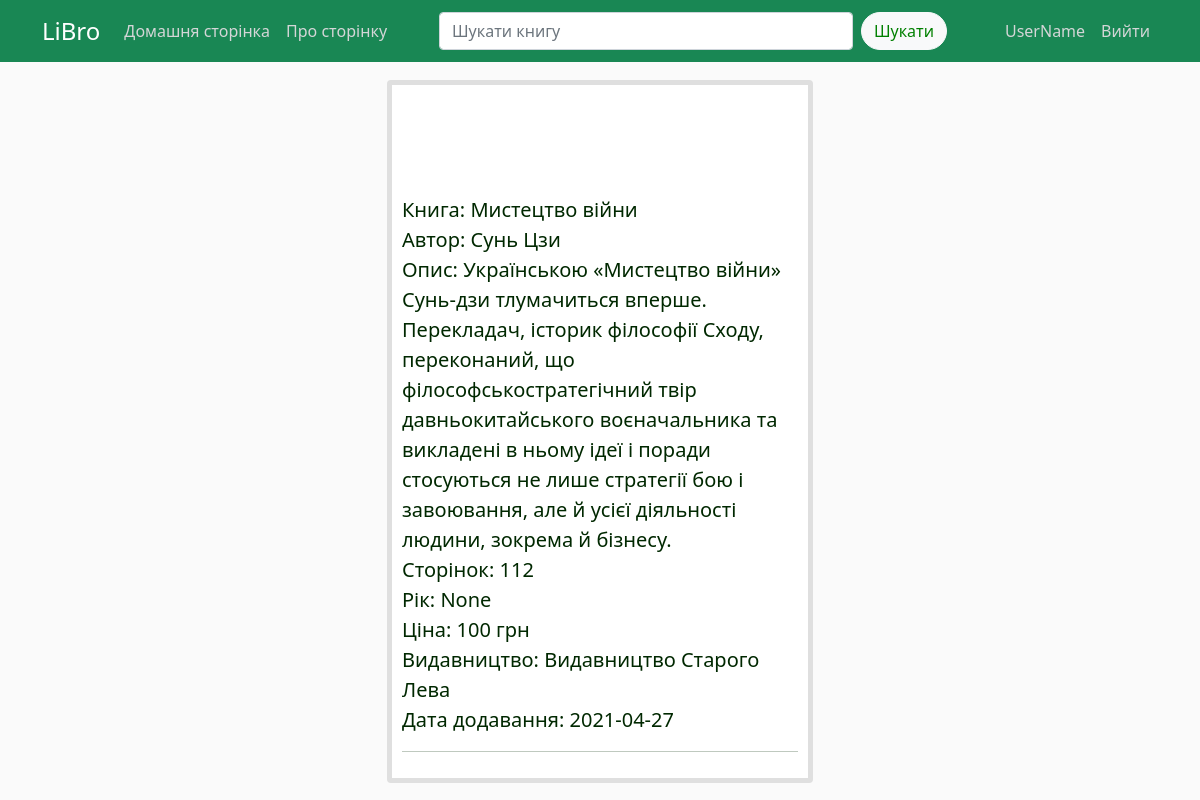
Page /book/2 (signed in) on the committed database.
### app/models.py (models this page shows)
class User(db.Model, UserMixin):
	id = db.Column(db.Integer, primary_key=True)
	user_login = db.Column(db.String(25), unique=True, nullable=False)
	user_password = db.Column(db.String(25), unique=False, nullable=False)
	user_books = db.relationship('User_books', backref='user', lazy=True)

class Books(db.Model):
	book_id = db.Column(db.Integer, primary_key=True)
	book_name = db.Column(db.String, nullable=False)
	description = db.Column(db.Text)
	page = db.Column(db.Integer)
	year = db.Column(db.Integer)
	publisher_id = db.Column(db.Integer, db.ForeignKey('publishers.publishers_id'))
	categories_id = db.Column(db.Integer, db.ForeignKey('categories.category_id'))
	user_books = db.relationship('User_books', backref='book', lazy=True)

class Authors(db.Model):
	author_id = db.Column(db.Integer, primary_key=True)
	first_name = db.Column(db.String(25), nullable=False)
	second_name = db.Column(db.String(25), nullable=False)
	book = db.relationship('Books', secondary=autor_has_books, backref=db.backref('autor'), lazy='dynamic')

class User_books(db.Model):
	user_book_id = db.Column(db.Integer, primary_key=True)
	price = db.Column(db.Integer)
	data_added = db.Column(db.Date)
	data_readed = db.Column(db.Date)
	rating = db.Column(db.INTEGER)
	rewiew = db.Column(db.Text)
	status_id = db.Column(db.Integer, db.ForeignKey('shelves.shelves_id'))
	user_id = db.Column(db.Integer, db.ForeignKey('user.id'))
	book_id = db.Column(db.Integer, db.ForeignKey('books.book_id'))

class Publishers(db.Model):
	publishers_id = db.Column(db.Integer, primary_key=True)
	publishes_name = db.Column(db.String(50), nullable=False)
	books = db.relationship('Books', backref='publisher', lazy=True)

### app/views.py (the view)
@app.route("/book/<int:user_book_id>")
@login_required
def book(user_book_id):
    book = db.session.query(User, User_books, Books, Publishers, autor_has_books, Authors#об'єднюємо таблиці
            ).filter(
                User_books.user_book_id==user_book_id
            ).filter(
                User_books.user_id==current_user.id
            ).filter(
                User.id==current_user.id
            ).filter(
                Books.book_id==User_books.book_id
            ).filter(
                Publishers.publishers_id==Books.publisher_id
            ).filter(
                Books.book_id==autor_has_books.columns.book_id
            ).filter(
                Authors.author_id==autor_has_books.columns.book_id
            ).first()
    return render_template('book.html', book=book)

### app/models.py (called while the page is built)
@login_manager.user_loader
def load_user(user_id):
    return User.query.get(int(user_id))

### app/templates/book.html
{% extends "layout.html" %}
{% block content %}
	<article class="media content-section" style="margin-top: 100px">
	    <div class="media-body">
	        <div class="article-metadata">
		        <div>Книга: {{ book.Books.book_name }}</div>
		        <div>Автор: {{ book.Authors.first_name }} {{ book.Authors.second_name }}</div>
		        <div>Опис: {{ book.Books.description }}</div>
		        <div>Сторінок: {{ book.Books.page }}</div>
		        <div>Рік: {{ book.Books.year }}</div>
		        <div>Ціна: {{ book.User_books.price }} грн</div>
		        <div>Видавництво: {{ book.Publishers.publishes_name }}</div>
		        <div>Дата додавання: {{ book.User_books.data_added.strftime('%Y-%m-%d') }}</div>
		    </div>
	    </div>
	</article>
	<hr>
{% endblock content %}

### app/templates/layout.html (shortened to what this page needs)
<!DOCTYPE html>
<html>
<head lang="en">
    <link href="https://cdn.jsdelivr.net/npm/bootstrap@5.0.0-beta2/dist/css/bootstrap.min.css" rel="stylesheet">
    <link rel="stylesheet" type="text/css" href="static/css/custom.css">
</head>
<body>
    <header>
      <nav class="navbar navbar-expand-lg navbar-dark bg-success fixed-top">
        <div class="container">
          <a class="navbar-brand fs-4" href="/">LiBro</a>
            <div class="collapse navbar-collapse fs-6" id="navbarNavDropdown">
                <ul class="navbar-nav">
                    <li class="nav-item">
                      <a class="nav-link rounded" aria-current="page" href="{{url_for('home')}}">Домашня сторінка</a>
                    </li>
                    <li class="nav-item">
                      <a class="nav-link rounded" aria-current="page" href="{{url_for('about')}}">Про сторінку</a>
                    </li>
                </ul>
            </div>
              <div class="col-6">
                <form class="d-flex">
                  <input class="form-control me-2" type="search" placeholder="Шукати книгу" aria-label="Search">
                  <button class="btn btn-light rounded-pill" type="submit">Шукати</button>
                </form>
              </div>
            <div class="navbar-nav">
              {% if current_user.is_authenticated %}
                <div class="nav-item nav-link rounded">{{ current_user.user_login }}</div>
                <a class="nav-item nav-link rounded" href="{{ url_for('logout') }}">Вийти</a>
              {% else %}
                <a class="nav-item nav-link rounded" href="{{ url_for('login') }}">Увійти</a>
                <a class="nav-item nav-link rounded" href="{{ url_for('register') }}">Зареєструватись</a>
              {% endif %}
            </div>
        </div>
      </nav>
    </header>
    <main class="container">
        <div class="card border-5 fs-5">
            {% block content %}
            {% endblock %}
        </div>
    </main>
</body>
</html>

### app/static/css/custom.css (style rules this page uses)
body { background: #fafafa; color: #002800; margin-top: 5rem; }
.navbar-nav .nav-link { color: #d4d6d7 !important; }
.btn-light { color: green !important; margin-right: 50px; }
.card { padding: 10px; }
main.container { width: 450px; }

### rows in the picture
User: user_login "UserName"
Books: Books.book_name "Мистецтво війни", Books.description "Українською «Мистецтво війни» Сунь-дзи тлумачиться вперше. Перекладач, історик філософії Сходу, переконаний, що філософськостратегічний твір давньокитайського воєначальника та викладені в ньому ідеї і поради стосуються не лише стратегії бою і завоювання, але й усієї діяльності людини, зокрема й бізнесу.", Books.page "112", Books.year "None"
Authors: Authors.first_name "Сунь", Authors.second_name "Цзи"
User_books: User_books.price "100", User_books.data_added "2021-04-27"
Publishers: Publishers.publishes_name "Видавництво Старого Лева"
